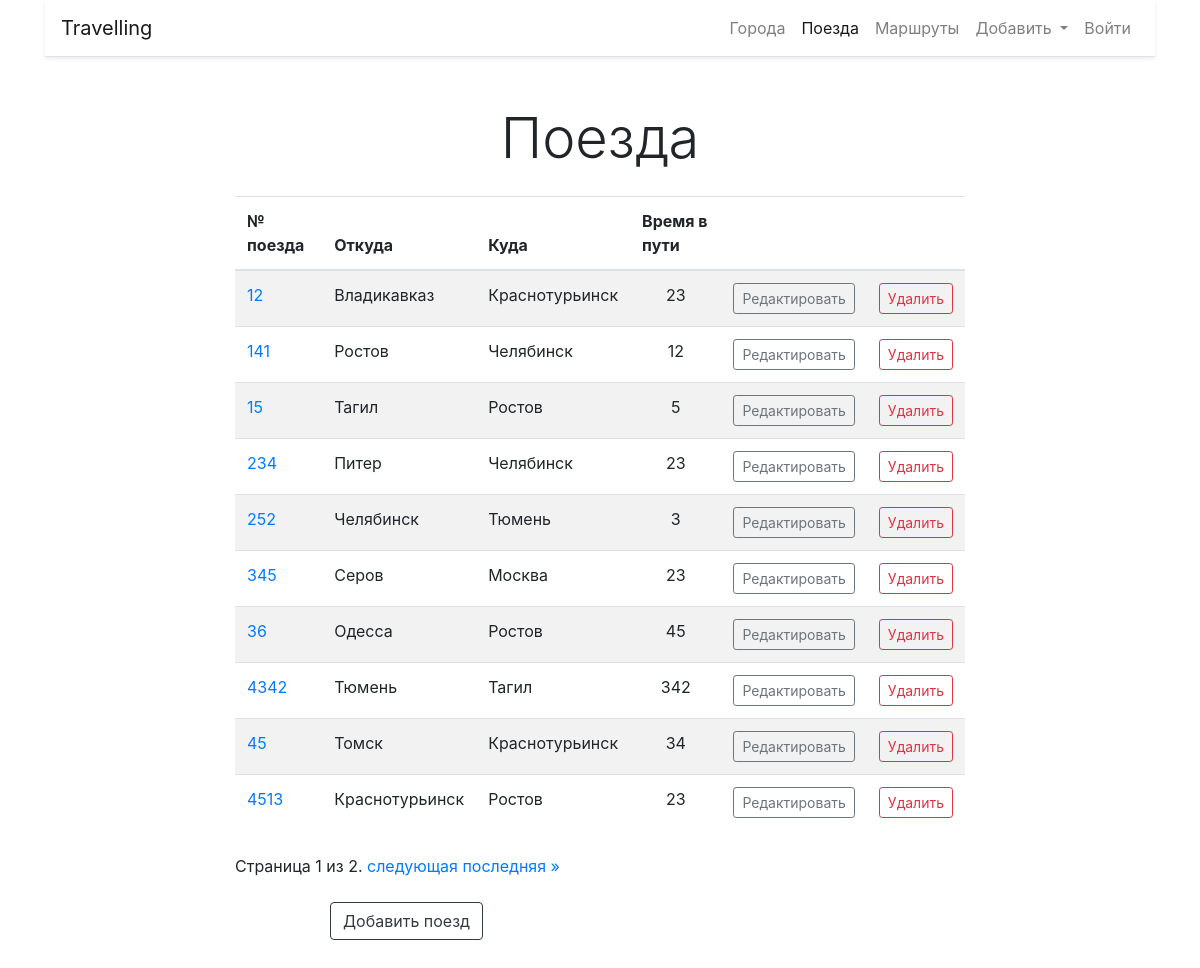
The app's page /trains/ with its own data.
### trains/models.py (models this page shows, shortened)
class Train(models.Model):
    name = models.CharField(max_length=50, unique=True, verbose_name="Номер поезда")
    from_city = models.ForeignKey(City, verbose_name='Откуда', on_delete=models.CASCADE, related_name='from_city')
    to_city = models.ForeignKey(City, verbose_name='Куда', on_delete=models.CASCADE, related_name='to_city')
    travel_time = models.IntegerField(verbose_name='Время в пути')
    class Meta:
        verbose_name = 'Поезд'
        verbose_name_plural = 'Поезда'
        ordering = ['name']

### cities/models.py (models this page shows)
class City(models.Model):
    name = models.CharField(max_length=100, unique=True, verbose_name='Город')
    class Meta:
        verbose_name = 'Город'
        verbose_name_plural = 'Города'
        ordering = ['name']
    def __str__(self):
        return self.name

### trains/views.py (the view)
# urls.py: path('', home, name='home'),
def home(request):
    trains = Train.objects.all()
    paginator = Paginator(trains, 10)
    page_number = request.GET.get('page')
    page_obj = paginator.get_page(page_number)
    return render(request, 'trains/home.html', {"object_list": page_obj})

### templates/trains/home.html (shortened to what this page needs)
{% extends 'base.html' %}
{% block content %}
    <div class="display-4 text-center my-4">Поезда</div>
    <div class="row">
        <div class="col-md-8 mx-auto">
            <table class="table table-striped ">
            <thead>
                <tr>
                    <th>№ поезда</th>
                    <th>Откуда</th>
                    <th>Куда</th>
                    <th>Время в пути</th>
                    <th> &nbsp;</th>
                    <th>&nbsp; </th>
                </tr>
            </thead>
                <tbody>
                {% for object in object_list %}
                    <tr>
                        <td><a href="{% url 'train:detail' pk=object.pk %}">{{ object.name }}</a></td>
                        <td>{{ object.from_city }}</td>
                        <td>{{ object.to_city }}</td>
                        <td class="text-center">{{ object.travel_time}}</td>
                        <td><a href="{% url 'train:update' pk=object.pk %}" class="btn btn-outline-secondary btn-sm">Редактировать</a>
                        </td>
                        <td><a href="{% url 'train:delete' pk=object.pk %}"
                               class="btn btn-outline-danger btn-sm">Удалить</a>
                        </td>
                    </tr>
                {% endfor %}
                </tbody>
            </table>
            <div class="pagination my-4">
                <span class="step-links">
                    <span class="current">
                        Страница {{ object_list.number }} из {{ object_list.paginator.num_pages }}.
                    </span>
                    {% if object_list.has_next %}
                        <a href="?page={{ object_list.next_page_number }}">следующая</a>
                        <a href="?page={{ object_list.paginator.num_pages }}">последняя &raquo;</a>
                    {% endif %}
                </span>
            </div>
        </div>
    </div>
    <div class="row">
        <div class="col-md-6 mx-auto">
            <a class="btn  btn-outline-dark" href="{% url 'train:add' %}">Добавить поезд</a>
            <br><br><br>
        </div>
    </div>
{% endblock %}

### records on screen
Train: name "12", from_city "Владикавказ", to_city "Краснотурьинск", travel_time "23"
Train: name "141", from_city "Ростов", to_city "Челябинск", travel_time "12"
Train: name "15", from_city "Тагил", to_city "Ростов", travel_time "5"
Train: name "234", from_city "Питер", to_city "Челябинск", travel_time "23"
Train: name "252", from_city "Челябинск", to_city "Тюмень", travel_time "3"
Train: name "345", from_city "Серов", to_city "Москва", travel_time "23"
Train: name "36", from_city "Одесса", to_city "Ростов", travel_time "45"
Train: name "4342", from_city "Тюмень", to_city "Тагил", travel_time "342"
Train: name "45", from_city "Томск", to_city "Краснотурьинск", travel_time "34"
Train: name "4513", from_city "Краснотурьинск", to_city "Ростов", travel_time "23"

### other values on screen
{{ object_list.number }} "1"
{{ object_list.paginator.num_pages }} "2"
